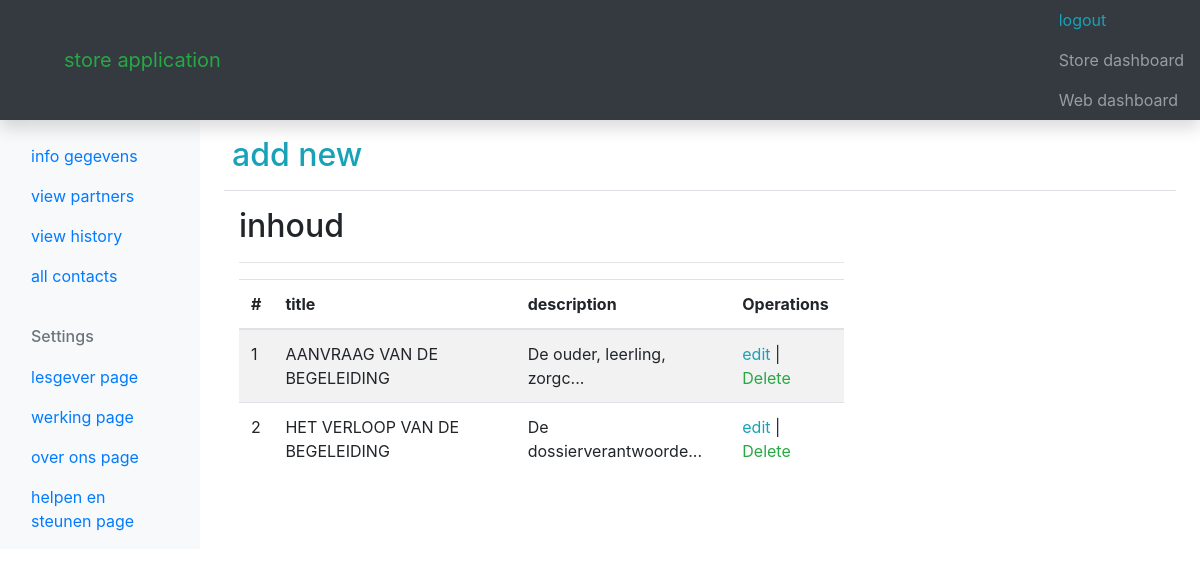
The app's page /adminweb/view-werking.php (signed in) with its own data.
### tables this page shows
CREATE TABLE IF NOT EXISTS `werking` (
  `id` int(11) NOT NULL AUTO_INCREMENT,
  `title` varchar(259) NOT NULL,
  `description` text NOT NULL,
  `pic` varchar(259) NOT NULL,
  `created` timestamp NOT NULL DEFAULT CURRENT_TIMESTAMP,
  PRIMARY KEY (`id`)
);

### adminweb/view-werking.php (the view, shortened to what this page needs)
<?php
  include ('../includes/connect.php');
 include ('inc/header.php');
 include ('inc/navbar.php');
 ?>
    <main role="main" class="col-md-9 ml-sm-auto col-lg-10 px-md-4">
      <div class="d-flex justify-content-between flex-wrap flex-md-nowrap align-items-center pt-3 pb-2 mb-3 border-bottom">
        <h1 class="h2">
            <a class="text-info p-2" href="add-werking.php"> add new </a>
        </h1>
      </div>
   <div class="col-sm-8">
 <h2> inhoud   </h2>
 <hr>
   <table class="table table-striped">
    <thead>
      <tr>
      <th>#</th>
      <th>title</th>
      <th> description</th>
      <th>Operations</th>
      </tr>
    </thead>
    <tbody>
    <?php
$sql = "SELECT * FROM werking ";
$result = $db->prepare($sql);
$result->execute();
$res = $result->fetchAll(PDO::FETCH_ASSOC);
 foreach ($res as $p) {
?>
                                <tr>
                                    <td> <?php echo $p['id']; ?></td>
                                    <td>  <?php echo $p['title']; ?></td>
                                    <td> <?php echo substr($p['description'], 0, 25); ?>...</td>
                                    <td>
                                    <a class="text-info" href="edit-werking.php?edit_id=<?php echo $p['id'];?>">edit</a> |
                                    <a class="text-success" href="?delete_id=<?php echo $p['id'];  ?>">Delete</a></td>
                                </tr>
 <?php } ?>
    </tbody>
  </table>
   </div>
    </main>
    <?php include ('inc/footer.php'); ?>

### records on screen
werking: id "1", title "AANVRAAG VAN DE BEGELEIDING", description "De ouder, leerling, zorgc"
werking: id "2", title "HET VERLOOP VAN DE BEGELEIDING", description "De dossierverantwoorde"
